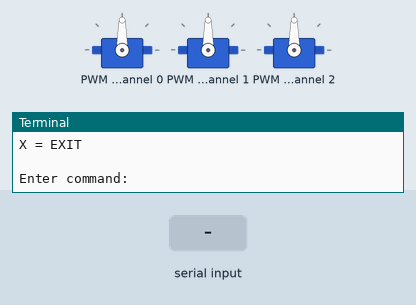
The program below on a simulated Raspberry Pi (BCM pin numbers). Shown: 3 × servo, the last lines printed to the terminal. Inputs (shaded band) come from the test bench.

Above: at 1.5 s.
1.6 s: "a" typed at the terminal, then Enter
At 2.5 s:
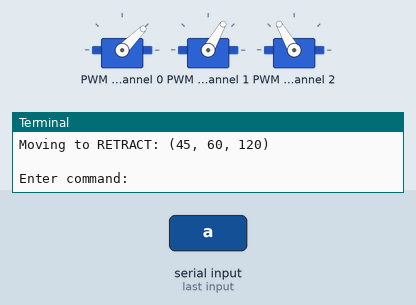
3.4 s: "d" typed at the terminal, then Enter
At 4.9 s:
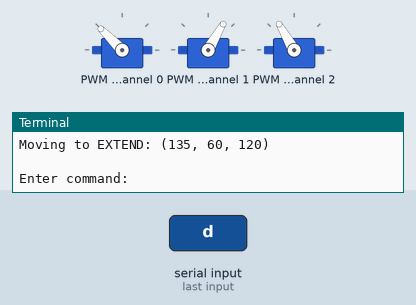
5.2 s: "h" typed at the terminal, then Enter
At 5.35 s:
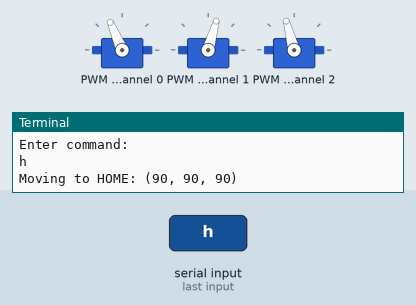
7.0 s: "s" typed at the terminal, then Enter
At 7.8 s:
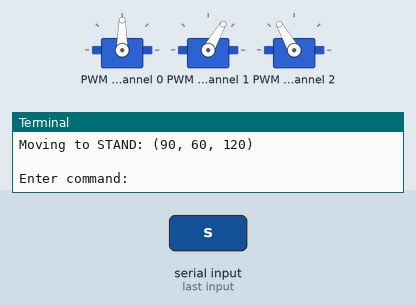
8.8 s: "w" typed at the terminal, then Enter
At 10.4 s:
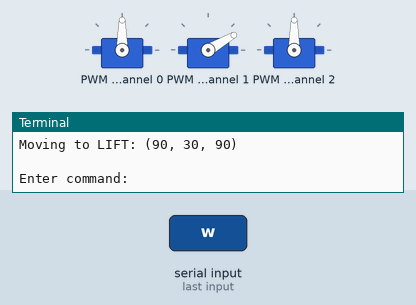
Timing chart, 0 to 11.6 s (numbered marks = the images above; inputs shaded):
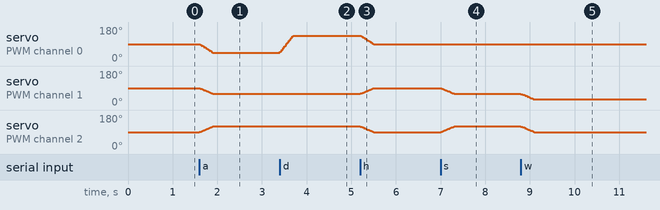

The program:

task3_keyboard_control.py
```python
#!/usr/bin/env python3

import time
from adafruit_servokit import ServoKit
from leg import HexLeg


kit = ServoKit(channels=16)

leg0 = HexLeg(
    kit,
    hip_ch=0,
    femur_ch=1,
    tibia_ch=2
)

COMMANDS = {
    "h": ("HOME", HexLeg.HOME),
    "w": ("LIFT", HexLeg.LIFT),
    "s": ("STAND", HexLeg.STAND),
    "a": ("RETRACT", HexLeg.RETRACT),
    "d": ("EXTEND", HexLeg.EXTEND),
}

print("Homework Task 3 - Keyboard Leg Control")
print("Commands:")
print("H = HOME")
print("W = LIFT")
print("S = STAND")
print("A = RETRACT")
print("D = EXTEND")
print("X = EXIT")

try:
    while True:
        key = input("\nEnter command: ").lower().strip()

        if key == "x":
            print("Exit requested.")
            break

        if key not in COMMANDS:
            print("Unknown command. Use H/W/S/A/D/X.")
            continue

        name, position = COMMANDS[key]
        print(f"Moving to {name}: {position}")
        leg0.smooth_to(position, steps=25, delay=0.012)

except KeyboardInterrupt:
    print("\nStopped by user.")

finally:
    print("Returning to HOME...")
    leg0.move_to(HexLeg.HOME)
    time.sleep(1)
    print("Done. Safe to power off.")
```

leg.py
```python
import time


class HexLeg:
    HOME = (90, 90, 90)
    STAND = (90, 60, 120)
    LIFT = (90, 30, 90)
    EXTEND = (135, 60, 120)
    RETRACT = (45, 60, 120)

    def __init__(self, kit, hip_ch, femur_ch, tibia_ch):
        self.kit = kit
        self.channels = (hip_ch, femur_ch, tibia_ch)

        self._set_range()
        self.move_to(self.HOME)

    def _set_range(self):
        for ch in self.channels:
            self.kit.servo[ch].set_pulse_width_range(550, 2670)

    def move_to(self, position, delay=0.3):
        hip, femur, tibia = position

        self.kit.servo[self.channels[0]].angle = hip
        self.kit.servo[self.channels[1]].angle = femur
        self.kit.servo[self.channels[2]].angle = tibia

        time.sleep(delay)

    def smooth_to(self, target, steps=25, delay=0.012):
        current = []

        for ch in self.channels:
            angle = self.kit.servo[ch].angle
            if angle is None:
                angle = 90
            current.append(angle)

        for step in range(1, steps + 1):
            t = step / steps

            new_position = (
                int(current[0] + (target[0] - current[0]) * t),
                int(current[1] + (target[1] - current[1]) * t),
                int(current[2] + (target[2] - current[2]) * t),
            )

            self.move_to(new_position, delay)
```

Measured:
- after the input at 1.6 s, servo on PWM channel 0: moves from 90° to 45° over 0.30 s, starting at once; servo on PWM channel 1: moves from 90° to 60° over 0.30 s, starting at once; servo on PWM channel 2: moves from 90° to 120° over 0.30 s, starting at once
- after the input at 3.4 s, servo on PWM channel 0: moves from 45° to 135° over 0.30 s, starting at once
- after the input at 5.2 s, servo on PWM channel 0: moves from 135° to 90° over 0.30 s, starting at once; servo on PWM channel 1: moves from 60° to 90° over 0.30 s, starting at once; servo on PWM channel 2: moves from 120° to 90° over 0.30 s, starting at once
- after the input at 7.0 s, servo on PWM channel 1: moves from 90° to 60° over 0.30 s, starting at once; servo on PWM channel 2: moves from 90° to 120° over 0.30 s, starting at once
- after the input at 8.8 s, servo on PWM channel 1: moves from 60° to 30° over 0.30 s, starting at once; servo on PWM channel 2: moves from 120° to 90° over 0.30 s, starting at once
